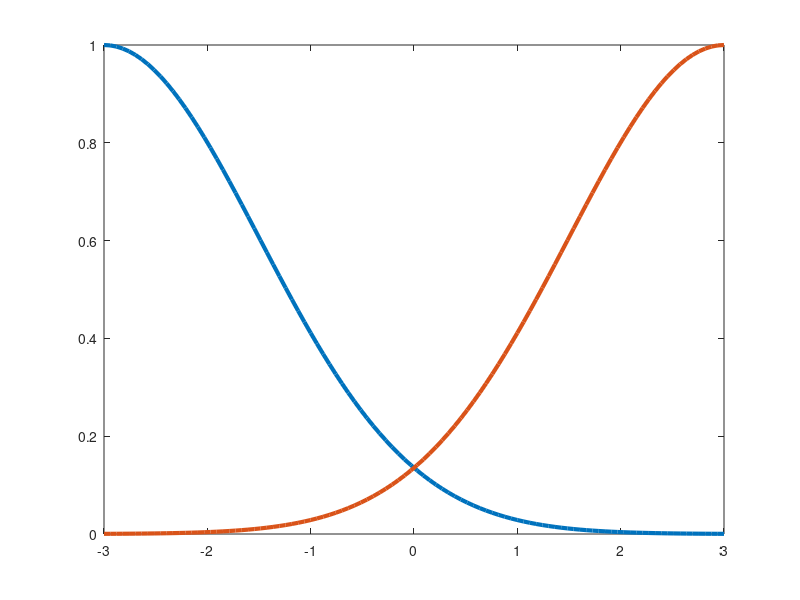
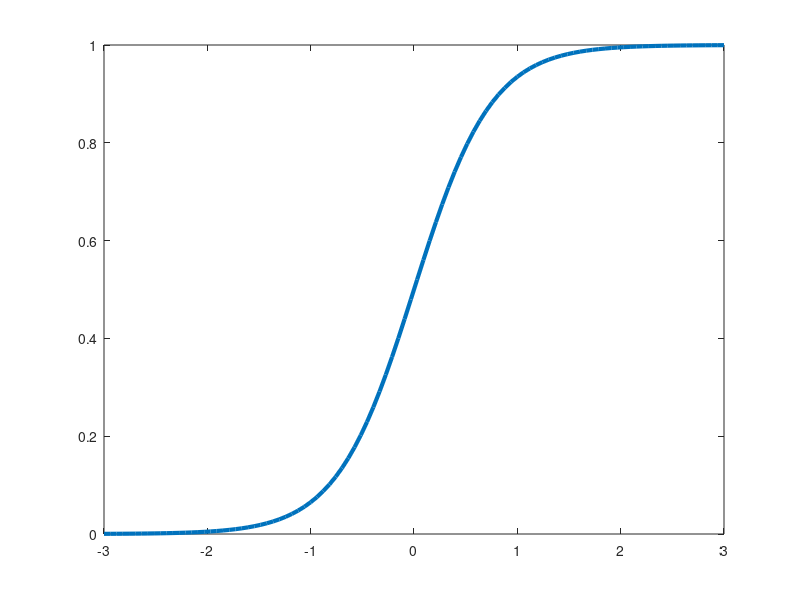

Here is the MATLAB script that generated these plots, in order:
close all; 
clear all;
npoints = 100;
X = linspace(-3, 3, npoints);
Y = linspace(0, 1, npoints);

x1 = gaussmf(X, [1.5 -3]);

x3 = gaussmf(X,   [1.5 3]);


%sugeno primeira ordem 
 y1 = zeros(length(X),1)' + 0;

 y3 = zeros(length(X),1)'+1;

for i = 1:length(X);
    w1 = x1(1,i);
  
    w3 = x3(1,i);
    
    
    Y2(1,i) = (w1.*y1(1,i)  + y3(1,i).*w3)/(w1+w3);
end




figure(1)
plot(X,x1, 'linewidth',3);
hold on;

plot(X,x3, 'linewidth',3);






figure(3)
plot(X,Y2, 'linewidth',3);
hold on;




